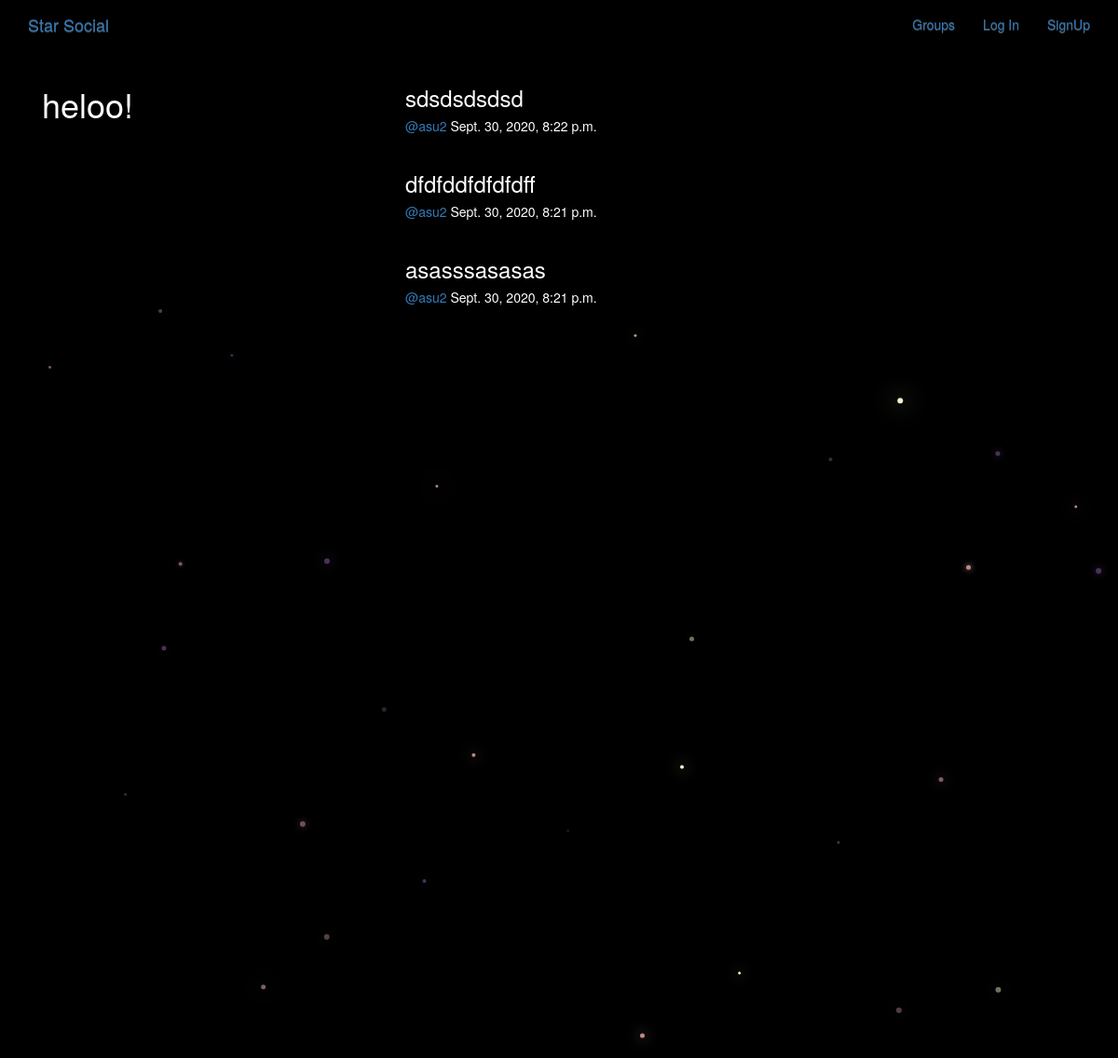
The app's page /posts/by/asu2/ with its own data.
### posts/models.py (models this page shows, shortened)
class Post(models.Model):
    user = models.ForeignKey(User,related_name='posts',on_delete=models.CASCADE)
    created_at = models.DateTimeField(auto_now=True)
    message = models.TextField()
    message_html = models.TextField(editable=False)
    group = models.ForeignKey(Group,related_name='posts',null=True,blank=True,on_delete=models.CASCADE)
    class Meta:
        ordering = ['-created_at']
        unique_together = ['user','message']

### posts/views.py (the view)
# urls.py: path("by/<username>/",views.UserPosts.as_view(),name="for_user"),
class UserPosts(generic.ListView):
    model = models.Post
    template_name = 'posts/user_post_list.html'
    def get_queryset(self):
        try:
            self.post_user = User.objects.prefetch_related('posts').get(username__iexact=self.kwargs.get('username'))
        except User.DoesNotExist:
            raise Http404
        else:
            return self.post_user.posts.all()
    def get_context_data(self,**kwargs):
        context = super().get_context_data(**kwargs)
        context['post_user'] = self.post_user
        return context

### posts/templates/posts/user_post_list.html
{% extends 'posts/post_base.html' %}
{% block prepost %}
<div class="col-md-4">
  <h1>heloo!</h1>
</div>
{% endblock %}
{% block post_content %}
<div class="col-md-8">
  {% for post in post_list %}
  {% include 'posts/_post.html' %}
  {% endfor %}
</div>
{% endblock %}

### posts/templates/posts/_post.html (shortened to what this page needs)
<div class="post media">
  <h3>{{post.message_html|safe}}</h3>
  <div class="media-body">
    <h5 class='media-heading'>
    <span class='username'>
      <a href="{% url 'posts:for_user' username=post.user.username %}">@{{post.user.username}}</a>
    </span>
    <time class='time'>
      {{post.created_at}}
    </time>
    </h5>
  </div>
</div>

### static/socialsite/css/master.css (style rules this page uses)
body { margin: 0; overflow: hidden; background-color: black; color:white; }

### records on screen
Post: message_html "sdsdsdsdsd", user.username "asu2", created_at "Sept. 30, 2020, 8:22 p.m."
Post: message_html "dfdfddfdfdfdff", user.username "asu2", created_at "Sept. 30, 2020, 8:21 p.m."
Post: message_html "asasssasasas", user.username "asu2", created_at "Sept. 30, 2020, 8:21 p.m."
